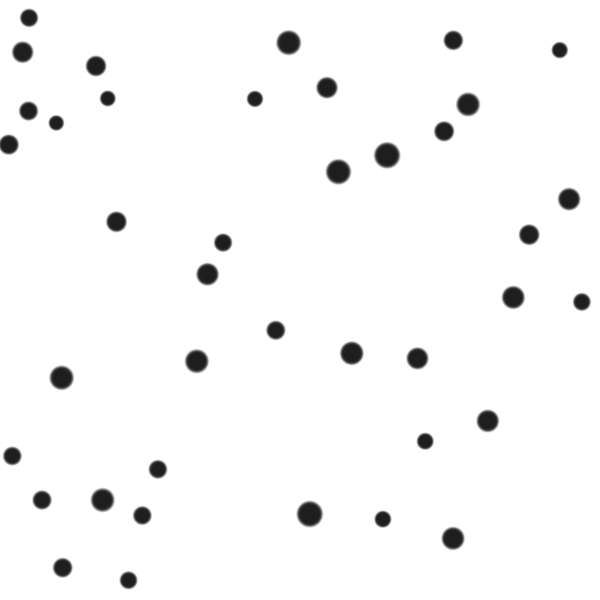
Frame 1 (no input)
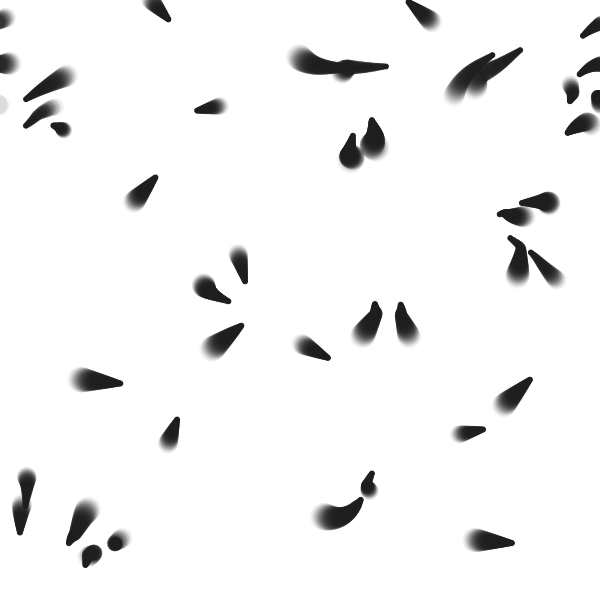
Frame 60 (the mouse pressed at the canvas centre just before this capture)
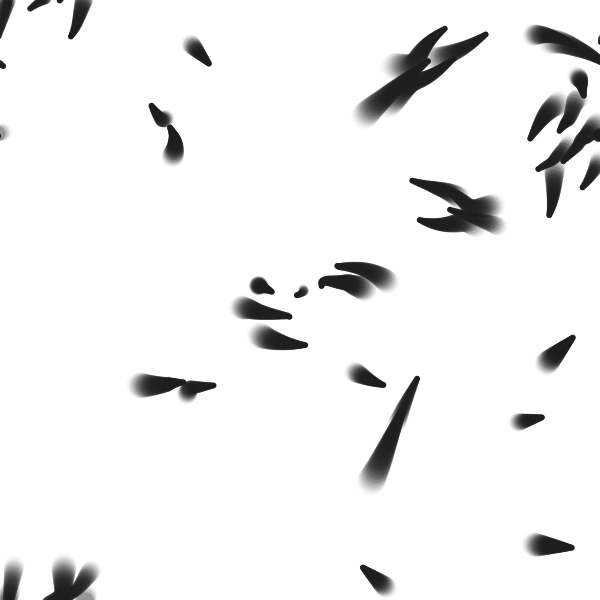
Frame 120 (the mouse held since frame 60 and released just before this capture)

The Processing sketch that drew these frames (run headless with seeded random() and noise(); from frame 60 on, the mouse is pressed at the canvas centre):

// Processing sketch: showcase_flocking
// ── showcase_flocking.pde
// Code from: https://processing.org/examples/flocking.html

Flock flock;

void setup() {
  size(600, 600);
  
  flock = new Flock();
  for (int i = 0; i < 40; i ++){
    flock.addBoid(new Boid(random(0, width), random(0, height), floor(random(25, 50))));
  }
}

void draw() {
  background(255);
  flock.run();
  println(frameRate);
}

void mousePressed() {
  flock.addBoid(new Boid(mouseX, mouseY, floor(random(3, 20))));
}

// ── Boid.pde
// The Boid class

class Boid {

  PVector position;
  PVector velocity;
  PVector acceleration;
  
  float r;
  float maxforce;    // Maximum steering force
  float maxspeed;    // Maximum speed
  int segments;
  PVector[] history;

  Boid(float x, float y, int seg) {
    position = new PVector(x, y);
    velocity = PVector.random2D();
    acceleration = new PVector(0, 0);
    
    r = 2.0;
    maxspeed = 2;
    maxforce = 0.03;
    
    segments = seg;
    history = new PVector[segments];
    for (int i = 0; i < segments; i ++){
      history[i] = position;
    }
    // history[0] = position;
  }

  void run(ArrayList<Boid> boids) {
    flock(boids);
    update();
    borders();
    render();
  }

  void applyForce(PVector force) {
    // We could add mass here if we want A = F / M
    acceleration.add(force);
  }

  // We accumulate a new acceleration each time based on three rules
  void flock(ArrayList<Boid> boids) {
    PVector sep = separate(boids);   // Separation
    PVector ali = align(boids);      // Alignment
    PVector coh = cohesion(boids);   // Cohesion
    // Arbitrarily weight these forces
    sep.mult(10.0);
    ali.mult(0.8);
    coh.mult(0.8);
    // Add the force vectors to acceleration
    applyForce(sep);
    applyForce(ali);
    applyForce(coh);
  }

  // Method to update position
  void update() {
    // Update velocity
    velocity.add(acceleration);
    // Limit speed
    velocity.limit(maxspeed);
    position.add(velocity);
    // Reset accelertion to 0 each cycle
    acceleration.mult(0);
    
    // Update history stack
    for (int i = segments - 2; i > 0; i --){
      history[i + 1] = history[i].copy(); //<>//
    }
    history[0] = position.copy();
  }

  // A method that calculates and applies a steering force towards a target
  // STEER = DESIRED MINUS VELOCITY
  PVector seek(PVector target) {
    PVector desired = PVector.sub(target, position);  // A vector pointing from the position to the target
    // Scale to maximum speed

    desired.setMag(maxspeed);

    // Steering = Desired minus Velocity
    PVector steer = PVector.sub(desired, velocity);
    steer.limit(maxforce);  // Limit to maximum steering force
    return steer;
  }

  void render() {
    // Draw a triangle rotated in the direction of velocity
    float theta = velocity.heading2D() + radians(90);
    // heading2D() above is now heading() but leaving old syntax until Processing.js catches up
    
    fill(255, 255, 255, 100);
    ellipseMode(CENTER);
    noStroke();
    
    for (int i = 0; i < segments; i ++){
      fill(30, floor(255/ (segments)) * (segments - i));
      //fill(66, 244, 200, floor(255/ (segments)) * (segments - i));
      ellipse(history[i].x, history[i].y, 5 + i/2, 5 + i/2); //<>//
    }
  }

  // Wraparound
  void borders() {
    if (position.x < -r) position.x = width+r;
    if (position.y < -r) position.y = height+r;
    if (position.x > width+r) position.x = -r;
    if (position.y > height+r) position.y = -r;
  }

  // Separation
  // Method checks for nearby boids and steers away
  PVector separate (ArrayList<Boid> boids) {
    float desiredseparation = 25.0f;
    PVector steer = new PVector(0, 0, 0);
    int count = 0;
    // For every boid in the system, check if it's too close
    for (Boid other : boids) {
      float d = PVector.dist(position, other.position);
      // If the distance is greater than 0 and less than an arbitrary amount (0 when you are yourself)
      if ((d > 0) && (d < desiredseparation)) {
        // Calculate vector pointing away from neighbor
        PVector diff = PVector.sub(position, other.position);
        diff.normalize();
        diff.div(d);        // Weight by distance
        steer.add(diff);
        count++;            // Keep track of how many
      }
    }
    // Average -- divide by how many
    if (count > 0) {
      steer.div((float)count);
    }

    // As long as the vector is greater than 0
    if (steer.mag() > 0) {
      // First two lines of code below could be condensed with new PVector setMag() method
      // Not using this method until Processing.js catches up
      // steer.setMag(maxspeed);

      // Implement Reynolds: Steering = Desired - Velocity
      steer.normalize();
      steer.mult(maxspeed);
      steer.sub(velocity);
      steer.limit(maxforce);
    }
    return steer;
  }

  // Alignment
  // For every nearby boid in the system, calculate the average velocity
  PVector align (ArrayList<Boid> boids) {
    float neighbordist = 50;
    PVector sum = new PVector(0, 0);
    int count = 0;
    for (Boid other : boids) {
      float d = PVector.dist(position, other.position);
      if ((d > 0) && (d < neighbordist)) {
        sum.add(other.velocity);
        count++;
      }
    }
    if (count > 0) {
      sum.div((float)count);
      // First two lines of code below could be condensed with new PVector setMag() method
      // Not using this method until Processing.js catches up
      // sum.setMag(maxspeed);

      // Implement Reynolds: Steering = Desired - Velocity
      sum.normalize();
      sum.mult(maxspeed);
      PVector steer = PVector.sub(sum, velocity);
      steer.limit(maxforce);
      return steer;
    } 
    else {
      return new PVector(0, 0);
    }
  }

  // Cohesion
  // For the average position (i.e. center) of all nearby boids, calculate steering vector towards that position
  PVector cohesion (ArrayList<Boid> boids) {
    float neighbordist = 50;
    PVector sum = new PVector(0, 0);   // Start with empty vector to accumulate all positions
    int count = 0;
    for (Boid other : boids) {
      float d = PVector.dist(position, other.position);
      if ((d > 0) && (d < neighbordist)) {
        sum.add(other.position); // Add position
        count++;
      }
    }
    if (count > 0) {
      sum.div(count);
      return seek(sum);  // Steer towards the position
    } 
    else {
      return new PVector(0, 0);
    }
  }
}

// ── Flock.pde
class Flock {
  ArrayList<Boid> boids;
  
  Flock() {
    boids = new ArrayList<Boid>();
  }
  
  void run(){
    for (Boid b : boids){
      b.run(boids);
    }
  }
  
  void addBoid(Boid b){
    boids.add(b);
  }
}
